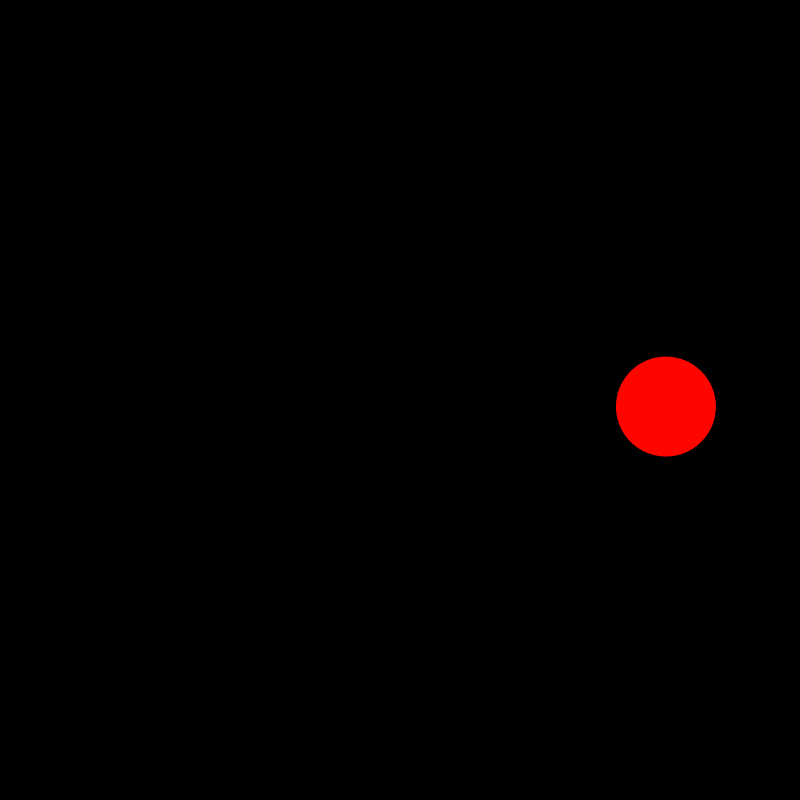
Frame 1 (no input)
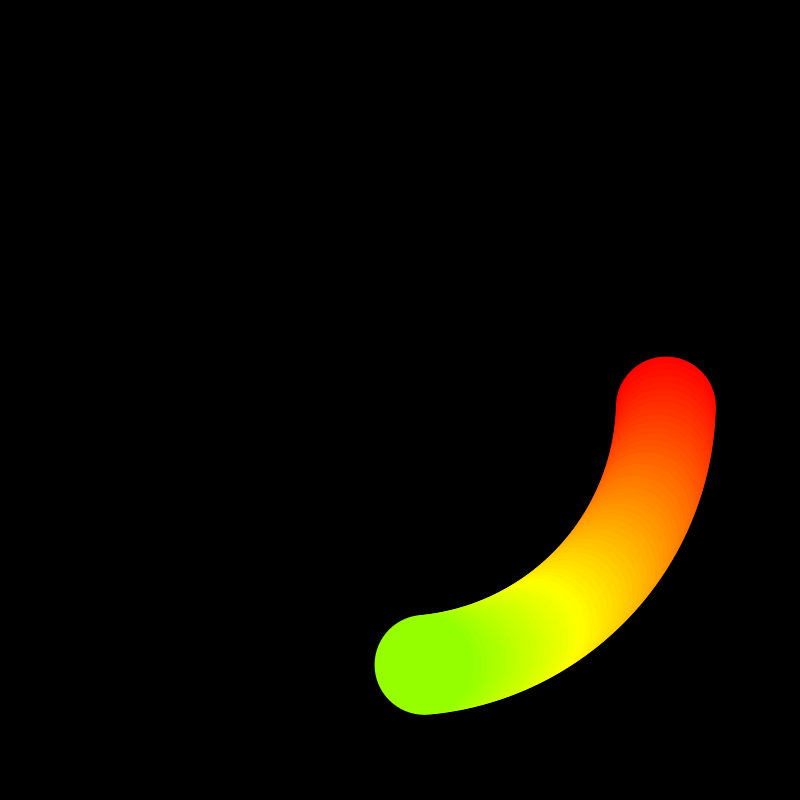
Frame 60 (the mouse pressed at the canvas centre just before this capture)
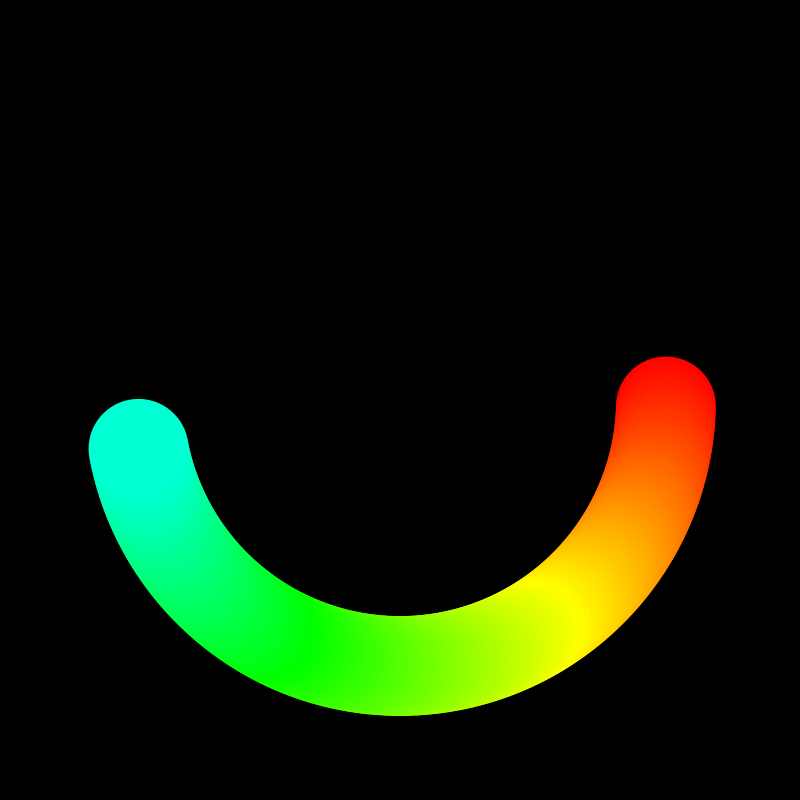
Frame 120 (the mouse held since frame 60 and released just before this capture)

The Processing sketch that drew these frames (run headless with seeded random() and noise(); from frame 60 on, the mouse is pressed at the canvas centre):

// Processing sketch: movimiento_circular
// ── movimiento_circular.pde
float posx, posy;
float angulo, distancia;
void setup() {
  size(800, 800);
  angulo=0;
  distancia=width/3;
  background(0);
  colorMode(HSB);
}

void draw() {
  translate(width/2, height/2);
   noStroke();
  angulo = angulo + TWO_PI/255;
  fill(frameCount%255, 255, 255);
  posx=cos(angulo)*distancia;
  posy=sin(angulo)*distancia;

  println(posx, posy);



  ellipse(posx, posy, 100, 100);
  
}
